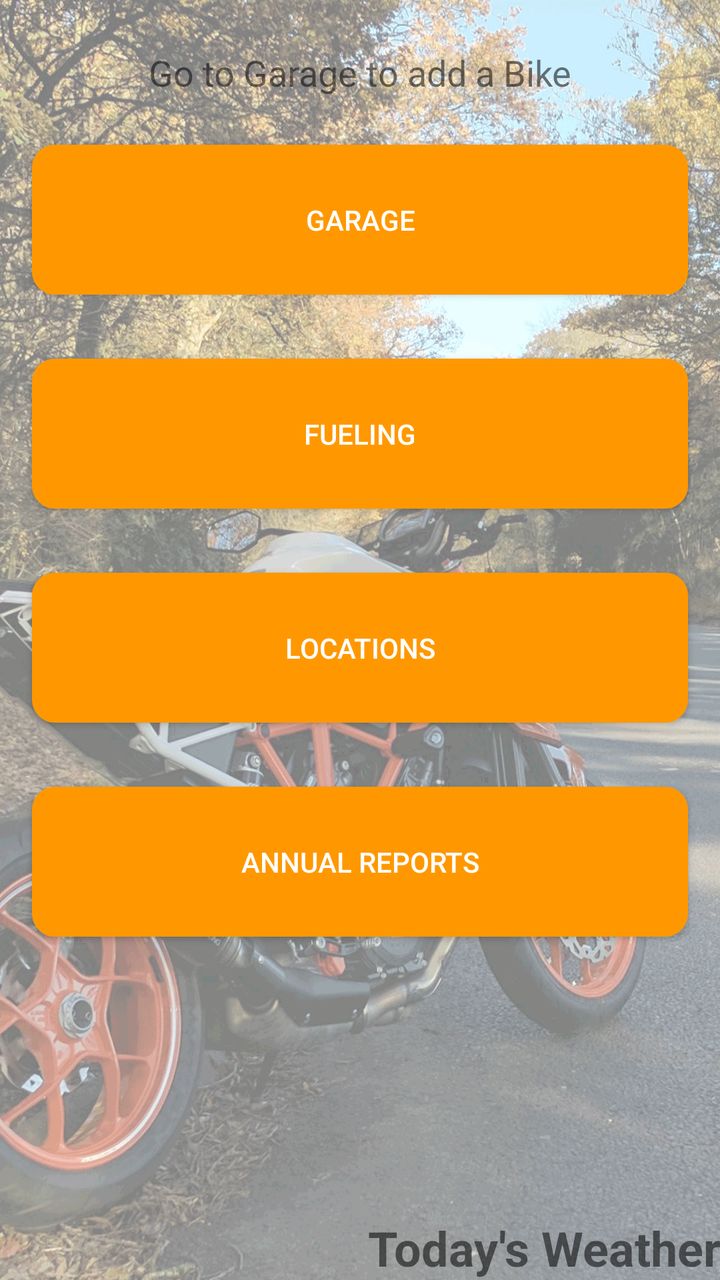
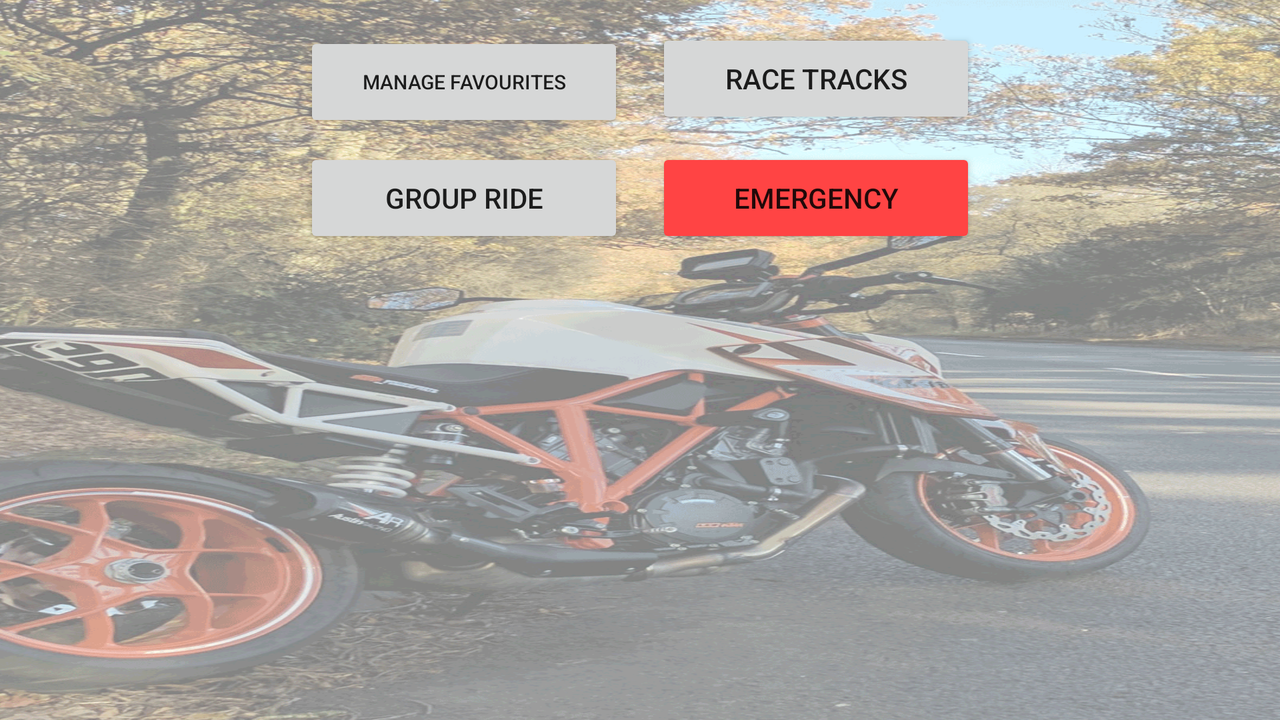

Compare how this app lays out the same screen by default and in its alternative resource folder. The renders come first, then the two layout files and the values they reference.
<!-- AndroidManifest.xml: activity theme AppTheme -->
<!-- res/layout/activity_main.xml -->
<?xml version="1.0" encoding="utf-8"?>
<RelativeLayout xmlns:android="http://schemas.android.com/apk/res/android"
    xmlns:ads="http://schemas.android.com/apk/res-auto"
    xmlns:tools="http://schemas.android.com/tools"
    android:id="@+id/main"
    android:layout_width="match_parent"
    android:layout_height="match_parent"
    android:background="@drawable/background_portrait"
    android:scaleType="fitXY"
    tools:context="com.androidandyuk.bikersbestfriend.MainActivity"
    tools:layout_editor_absoluteX="0dp"
    tools:layout_editor_absoluteY="81dp">

    <LinearLayout
        android:id="@+id/mainLayout"
        android:layout_width="match_parent"
        android:layout_height="match_parent"
        android:orientation="vertical">

        <TextView
            android:id="@+id/selectedVehicle"
            android:layout_width="match_parent"
            android:layout_height="wrap_content"
            android:layout_margin="16dp"
            android:layout_weight="0"
            android:background="@drawable/rounded_corners_grey_orange"
            android:padding="8dp"
            android:text="Go to Garage to add a Bike"
            android:textAlignment="center"
            android:textSize="18sp" />

        <Button
            android:id="@+id/button8"
            android:layout_width="match_parent"
            android:layout_height="75dp"
            android:layout_marginBottom="16dp"
            android:layout_marginEnd="16dp"
            android:layout_marginLeft="16dp"
            android:layout_marginRight="16dp"
            android:layout_marginStart="16dp"
            android:layout_marginTop="0dp"
            android:layout_weight="0"
            android:background="@drawable/rounded_corners"
            android:onClick="goToGarage"
            android:text="Garage"
            android:textColor="@android:color/white" />

        <Button
            android:id="@+id/button3"
            android:layout_width="match_parent"
            android:layout_height="75dp"
            android:layout_margin="16dp"
            android:layout_weight="0"
            android:background="@drawable/rounded_corners"
            android:onClick="goToFueling"
            android:text="Fueling"
            android:textColor="@android:color/white" />

        
        
        
        
        
        
        
        
        
        

        
        
        
        
        
        
        
        
        
        

        <Button
            android:id="@+id/button2"
            android:layout_width="match_parent"
            android:layout_height="75dp"
            android:layout_margin="16dp"
            android:layout_weight="0"
            android:background="@drawable/rounded_corners"
            android:onClick="goToLocations"
            android:text="Locations"
            android:textColor="@android:color/white"
            android:textSize="14sp" />

        <Button
            android:id="@+id/button25"
            android:layout_width="match_parent"
            android:layout_height="75dp"
            android:layout_margin="16dp"
            android:layout_weight="0"
            android:background="@drawable/rounded_corners"
            android:onClick="goToAnnualReports"
            android:text="Annual Reports"
            android:textColor="@android:color/white"
            android:textSize="14sp" />

        <LinearLayout
            android:layout_width="match_parent"
            android:layout_height="match_parent"
            android:layout_weight="0"
            android:gravity="bottom"
            android:orientation="vertical">

            <TextView
                android:id="@+id/weatherView"
                android:layout_width="match_parent"
                android:layout_height="wrap_content"
                android:layout_gravity="bottom|right"
                android:layout_weight="0"
                android:gravity="right"
                android:onClick="loadWeather"
                android:text="Today's Weather"
                android:textSize="24sp"
                android:textStyle="bold" />
        </LinearLayout>

    </LinearLayout>

</RelativeLayout>
<!-- resources referenced by this layout -->
<resources>
  <!-- drawable background_portrait: png bitmap (drawable, 313577 bytes) -->
  <!-- drawable rounded_corners (drawable) -->
  <?xml version="1.0" encoding="utf-8"?>
  <shape xmlns:android="http://schemas.android.com/apk/res/android">
  
  
      
      <solid android:color="@color/colorPrimary" />
      
      <color android:textColor="#ffffff"/>
      
      <stroke
          android:width="3dp"
          android:color="@color/colorPrimary" />
  
      
      <padding
          android:bottom="4dp"
          android:left="4dp"
          android:right="4dp"
          android:top="4dp" />
  
      
      <corners android:radius="10dp" />
  
  </shape>
  <style name="AppTheme" parent="Theme.AppCompat.Light.DarkActionBar">
          
          <item name="colorPrimary">@color/colorPrimary</item>
          <item name="colorPrimaryDark">@color/colorPrimaryDark</item>
          <item name="colorAccent">@color/colorAccent</item>
          <item name="android:windowBackground">@drawable/background_portrait</item>
          <item name="android:navigationBarColor">@color/colorPrimary</item>
      </style>
  <color name="colorPrimary">#ff9800</color>
  <color name="colorPrimaryDark">#f57c00</color>
  <color name="colorAccent">#304ffe</color>
</resources>
<!-- res/layout-land/activity_main.xml (the repository's variant of the layout above) -->
<!-- drawn on the phone turned sideways -->
<?xml version="1.0" encoding="utf-8"?>
<android.support.constraint.ConstraintLayout xmlns:android="http://schemas.android.com/apk/res/android"
    xmlns:app="http://schemas.android.com/apk/res-auto"
    xmlns:tools="http://schemas.android.com/tools"
    android:layout_width="match_parent"
    android:layout_height="match_parent"
    android:background="@drawable/background_land" android:scaleType="fitXY"
    tools:context="com.androidandyuk.bikersbestfriend.MainActivity">

    <Button
        android:id="@+id/button2"
        android:layout_width="160dp"
        android:layout_height="50dp"
        android:layout_marginRight="8dp"
        android:layout_marginTop="16dp"
        android:onClick="goToFavourites"
        android:text="Manage Favourites"
        android:textSize="10sp"
        app:layout_constraintRight_toLeftOf="@+id/guideline2"
        app:layout_constraintTop_toTopOf="parent" />

    <Button
        android:id="@+id/button3"
        android:layout_width="160dp"
        android:layout_height="50dp"
        android:onClick="goToTracks"
        android:text="Race Tracks"
        app:layout_constraintBaseline_toBaselineOf="@+id/button2"
        app:layout_constraintLeft_toRightOf="@+id/button2"
        android:layout_marginLeft="16dp" />

    <android.support.constraint.Guideline
        android:id="@+id/guideline2"
        android:layout_width="match_parent"
        android:layout_height="wrap_content"
        android:orientation="vertical"
        app:layout_constraintGuide_percent="0.5" />

    <Button
        android:id="@+id/groupRideButton"
        android:layout_width="160dp"
        android:layout_height="50dp"
        android:layout_marginTop="8dp"
        android:onClick="groupRideClicked"
        android:text="Group Ride"
        app:layout_constraintTop_toBottomOf="@+id/button2"
        app:layout_constraintRight_toLeftOf="@+id/guideline2"
        android:layout_marginRight="8dp" />

    <Button
        android:id="@+id/emergencyButton"
        android:layout_width="160dp"
        android:layout_height="50dp"
        android:layout_marginLeft="16dp"
        android:backgroundTint="@android:color/holo_red_light"
        android:onClick="emergencyClicked"
        android:text="Emergency"
        app:layout_constraintBaseline_toBaselineOf="@+id/groupRideButton"
        app:layout_constraintLeft_toRightOf="@+id/groupRideButton" />
</android.support.constraint.ConstraintLayout>
<!-- resources referenced by the variant -->
<!-- as the phone turned sideways resolves them -->
<resources>
  <style name="AppTheme" parent="Theme.AppCompat.Light.DarkActionBar">
          
          <item name="colorPrimary">@color/colorPrimary</item>
          <item name="colorPrimaryDark">@color/colorPrimaryDark</item>
          <item name="colorAccent">@color/colorAccent</item>
          <item name="android:windowBackground">@drawable/background_portrait</item>
          <item name="android:navigationBarColor">@color/colorPrimary</item>
      </style>
  <color name="colorPrimary">#ff9800</color>
  <color name="colorPrimaryDark">#f57c00</color>
  <color name="colorAccent">#304ffe</color>
  <!-- drawable background_portrait: png bitmap (drawable, 313577 bytes) -->
</resources>
